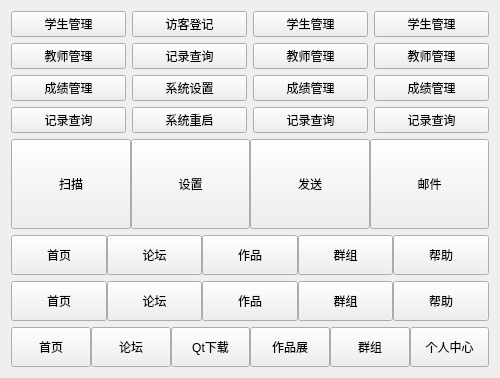
<?xml version="1.0" encoding="UTF-8"?>
<ui version="4.0">
 <class>frmNavButton</class>
 <widget class="QWidget" name="frmNavButton">
  <property name="geometry">
   <rect>
    <x>0</x>
    <y>0</y>
    <width>500</width>
    <height>373</height>
   </rect>
  </property>
  <property name="minimumSize">
   <size>
    <width>500</width>
    <height>0</height>
   </size>
  </property>
  <property name="maximumSize">
   <size>
    <width>500</width>
    <height>16777215</height>
   </size>
  </property>
  <property name="windowTitle">
   <string>Form</string>
  </property>
  <layout class="QGridLayout" name="gridLayout">
   <item row="0" column="3">
    <widget class="QWidget" name="widgetNav4" native="true">
     <layout class="QVBoxLayout" name="verticalLayout_4">
      <property name="leftMargin">
       <number>0</number>
      </property>
      <property name="topMargin">
       <number>0</number>
      </property>
      <property name="rightMargin">
       <number>0</number>
      </property>
      <property name="bottomMargin">
       <number>0</number>
      </property>
      <item>
       <widget class="NavButton" name="navButton41">
        <property name="text">
         <string>学生管理</string>
        </property>
       </widget>
      </item>
      <item>
       <widget class="NavButton" name="navButton42">
        <property name="text">
         <string>教师管理</string>
        </property>
       </widget>
      </item>
      <item>
       <widget class="NavButton" name="navButton43">
        <property name="text">
         <string>成绩管理</string>
        </property>
       </widget>
      </item>
      <item>
       <widget class="NavButton" name="navButton44">
        <property name="text">
         <string>记录查询</string>
        </property>
       </widget>
      </item>
      <item>
       <spacer name="verticalSpacer4">
        <property name="orientation">
         <enum>Qt::Vertical</enum>
        </property>
        <property name="sizeHint" stdset="0">
         <size>
          <width>20</width>
          <height>94</height>
         </size>
        </property>
       </spacer>
      </item>
     </layout>
    </widget>
   </item>
   <item row="2" column="0" colspan="4">
    <widget class="QWidget" name="widgetNav5" native="true">
     <property name="minimumSize">
      <size>
       <width>0</width>
       <height>40</height>
      </size>
     </property>
     <property name="maximumSize">
      <size>
       <width>16777215</width>
       <height>40</height>
      </size>
     </property>
     <layout class="QHBoxLayout" name="horizontalLayout">
      <property name="spacing">
       <number>0</number>
      </property>
      <property name="leftMargin">
       <number>0</number>
      </property>
      <property name="topMargin">
       <number>0</number>
      </property>
      <property name="rightMargin">
       <number>0</number>
      </property>
      <property name="bottomMargin">
       <number>0</number>
      </property>
      <item>
       <widget class="NavButton" name="navButton51">
        <property name="sizePolicy">
         <sizepolicy hsizetype="Minimum" vsizetype="Expanding">
          <horstretch>0</horstretch>
          <verstretch>0</verstretch>
         </sizepolicy>
        </property>
        <property name="text">
         <string>首页</string>
        </property>
       </widget>
      </item>
      <item>
       <widget class="NavButton" name="navButton52">
        <property name="sizePolicy">
         <sizepolicy hsizetype="Minimum" vsizetype="Expanding">
          <horstretch>0</horstretch>
          <verstretch>0</verstretch>
         </sizepolicy>
        </property>
        <property name="text">
         <string>论坛</string>
        </property>
       </widget>
      </item>
      <item>
       <widget class="NavButton" name="navButton53">
        <property name="sizePolicy">
         <sizepolicy hsizetype="Minimum" vsizetype="Expanding">
          <horstretch>0</horstretch>
          <verstretch>0</verstretch>
         </sizepolicy>
        </property>
        <property name="text">
         <string>作品</string>
        </property>
       </widget>
      </item>
      <item>
       <widget class="NavButton" name="navButton54">
        <property name="sizePolicy">
         <sizepolicy hsizetype="Minimum" vsizetype="Expanding">
          <horstretch>0</horstretch>
          <verstretch>0</verstretch>
         </sizepolicy>
        </property>
        <property name="text">
         <string>群组</string>
        </property>
       </widget>
      </item>
      <item>
       <widget class="NavButton" name="navButton55">
        <property name="sizePolicy">
         <sizepolicy hsizetype="Minimum" vsizetype="Expanding">
          <horstretch>0</horstretch>
          <verstretch>0</verstretch>
         </sizepolicy>
        </property>
        <property name="text">
         <string>帮助</string>
        </property>
       </widget>
      </item>
     </layout>
    </widget>
   </item>
   <item row="0" column="1">
    <widget class="QWidget" name="widgetNav2" native="true">
     <layout class="QVBoxLayout" name="verticalLayout_2">
      <property name="leftMargin">
       <number>0</number>
      </property>
      <property name="topMargin">
       <number>0</number>
      </property>
      <property name="rightMargin">
       <number>0</number>
      </property>
      <property name="bottomMargin">
       <number>0</number>
      </property>
      <item>
       <widget class="NavButton" name="navButton21">
        <property name="text">
         <string>访客登记</string>
        </property>
       </widget>
      </item>
      <item>
       <widget class="NavButton" name="navButton22">
        <property name="text">
         <string>记录查询</string>
        </property>
       </widget>
      </item>
      <item>
       <widget class="NavButton" name="navButton23">
        <property name="text">
         <string>系统设置</string>
        </property>
       </widget>
      </item>
      <item>
       <widget class="NavButton" name="navButton24">
        <property name="text">
         <string>系统重启</string>
        </property>
       </widget>
      </item>
      <item>
       <spacer name="verticalSpacer2">
        <property name="orientation">
         <enum>Qt::Vertical</enum>
        </property>
        <property name="sizeHint" stdset="0">
         <size>
          <width>20</width>
          <height>94</height>
         </size>
        </property>
       </spacer>
      </item>
     </layout>
    </widget>
   </item>
   <item row="0" column="2">
    <widget class="QWidget" name="widgetNav3" native="true">
     <layout class="QVBoxLayout" name="verticalLayout_3">
      <property name="spacing">
       <number>6</number>
      </property>
      <property name="leftMargin">
       <number>0</number>
      </property>
      <property name="topMargin">
       <number>0</number>
      </property>
      <property name="rightMargin">
       <number>0</number>
      </property>
      <property name="bottomMargin">
       <number>0</number>
      </property>
      <item>
       <widget class="NavButton" name="navButton31">
        <property name="text">
         <string>学生管理</string>
        </property>
       </widget>
      </item>
      <item>
       <widget class="NavButton" name="navButton32">
        <property name="text">
         <string>教师管理</string>
        </property>
       </widget>
      </item>
      <item>
       <widget class="NavButton" name="navButton33">
        <property name="text">
         <string>成绩管理</string>
        </property>
       </widget>
      </item>
      <item>
       <widget class="NavButton" name="navButton34">
        <property name="text">
         <string>记录查询</string>
        </property>
       </widget>
      </item>
      <item>
       <spacer name="verticalSpacer3">
        <property name="orientation">
         <enum>Qt::Vertical</enum>
        </property>
        <property name="sizeHint" stdset="0">
         <size>
          <width>20</width>
          <height>94</height>
         </size>
        </property>
       </spacer>
      </item>
     </layout>
    </widget>
   </item>
   <item row="3" column="0" colspan="4">
    <widget class="QWidget" name="widgetNav6" native="true">
     <property name="minimumSize">
      <size>
       <width>0</width>
       <height>40</height>
      </size>
     </property>
     <property name="maximumSize">
      <size>
       <width>16777215</width>
       <height>40</height>
      </size>
     </property>
     <layout class="QHBoxLayout" name="horizontalLayout_3">
      <property name="spacing">
       <number>0</number>
      </property>
      <property name="leftMargin">
       <number>0</number>
      </property>
      <property name="topMargin">
       <number>0</number>
      </property>
      <property name="rightMargin">
       <number>0</number>
      </property>
      <property name="bottomMargin">
       <number>0</number>
      </property>
      <item>
       <widget class="NavButton" name="navButton61">
        <property name="sizePolicy">
         <sizepolicy hsizetype="Minimum" vsizetype="Expanding">
          <horstretch>0</horstretch>
          <verstretch>0</verstretch>
         </sizepolicy>
        </property>
        <property name="text">
         <string>首页</string>
        </property>
       </widget>
      </item>
      <item>
       <widget class="NavButton" name="navButton62">
        <property name="sizePolicy">
         <sizepolicy hsizetype="Minimum" vsizetype="Expanding">
          <horstretch>0</horstretch>
          <verstretch>0</verstretch>
         </sizepolicy>
        </property>
        <property name="text">
         <string>论坛</string>
        </property>
       </widget>
      </item>
      <item>
       <widget class="NavButton" name="navButton63">
        <property name="sizePolicy">
         <sizepolicy hsizetype="Minimum" vsizetype="Expanding">
          <horstretch>0</horstretch>
          <verstretch>0</verstretch>
         </sizepolicy>
        </property>
        <property name="text">
         <string>作品</string>
        </property>
       </widget>
      </item>
      <item>
       <widget class="NavButton" name="navButton64">
        <property name="sizePolicy">
         <sizepolicy hsizetype="Minimum" vsizetype="Expanding">
          <horstretch>0</horstretch>
          <verstretch>0</verstretch>
         </sizepolicy>
        </property>
        <property name="text">
         <string>群组</string>
        </property>
       </widget>
      </item>
      <item>
       <widget class="NavButton" name="navButton65">
        <property name="sizePolicy">
         <sizepolicy hsizetype="Minimum" vsizetype="Expanding">
          <horstretch>0</horstretch>
          <verstretch>0</verstretch>
         </sizepolicy>
        </property>
        <property name="text">
         <string>帮助</string>
        </property>
       </widget>
      </item>
     </layout>
    </widget>
   </item>
   <item row="0" column="0">
    <widget class="QWidget" name="widgetNav1" native="true">
     <layout class="QVBoxLayout" name="verticalLayout">
      <property name="leftMargin">
       <number>0</number>
      </property>
      <property name="topMargin">
       <number>0</number>
      </property>
      <property name="rightMargin">
       <number>0</number>
      </property>
      <property name="bottomMargin">
       <number>0</number>
      </property>
      <item>
       <widget class="NavButton" name="navButton11">
        <property name="text">
         <string>学生管理</string>
        </property>
       </widget>
      </item>
      <item>
       <widget class="NavButton" name="navButton12">
        <property name="text">
         <string>教师管理</string>
        </property>
       </widget>
      </item>
      <item>
       <widget class="NavButton" name="navButton13">
        <property name="text">
         <string>成绩管理</string>
        </property>
       </widget>
      </item>
      <item>
       <widget class="NavButton" name="navButton14">
        <property name="text">
         <string>记录查询</string>
        </property>
       </widget>
      </item>
      <item>
       <spacer name="verticalSpacer1">
        <property name="orientation">
         <enum>Qt::Vertical</enum>
        </property>
        <property name="sizeHint" stdset="0">
         <size>
          <width>20</width>
          <height>71</height>
         </size>
        </property>
       </spacer>
      </item>
     </layout>
    </widget>
   </item>
   <item row="4" column="0" colspan="4">
    <widget class="QWidget" name="widgetNav7" native="true">
     <property name="minimumSize">
      <size>
       <width>0</width>
       <height>40</height>
      </size>
     </property>
     <property name="maximumSize">
      <size>
       <width>16777215</width>
       <height>40</height>
      </size>
     </property>
     <layout class="QHBoxLayout" name="horizontalLayout_2">
      <property name="spacing">
       <number>0</number>
      </property>
      <property name="leftMargin">
       <number>0</number>
      </property>
      <property name="topMargin">
       <number>0</number>
      </property>
      <property name="rightMargin">
       <number>0</number>
      </property>
      <property name="bottomMargin">
       <number>0</number>
      </property>
      <item>
       <widget class="NavButton" name="navButton71">
        <property name="sizePolicy">
         <sizepolicy hsizetype="Minimum" vsizetype="Expanding">
          <horstretch>0</horstretch>
          <verstretch>0</verstretch>
         </sizepolicy>
        </property>
        <property name="text">
         <string>首页</string>
        </property>
       </widget>
      </item>
      <item>
       <widget class="NavButton" name="navButton72">
        <property name="sizePolicy">
         <sizepolicy hsizetype="Minimum" vsizetype="Expanding">
          <horstretch>0</horstretch>
          <verstretch>0</verstretch>
         </sizepolicy>
        </property>
        <property name="text">
         <string>论坛</string>
        </property>
       </widget>
      </item>
      <item>
       <widget class="NavButton" name="navButton73">
        <property name="sizePolicy">
         <sizepolicy hsizetype="Minimum" vsizetype="Expanding">
          <horstretch>0</horstretch>
          <verstretch>0</verstretch>
         </sizepolicy>
        </property>
        <property name="text">
         <string>Qt下载</string>
        </property>
       </widget>
      </item>
      <item>
       <widget class="NavButton" name="navButton74">
        <property name="sizePolicy">
         <sizepolicy hsizetype="Minimum" vsizetype="Expanding">
          <horstretch>0</horstretch>
          <verstretch>0</verstretch>
         </sizepolicy>
        </property>
        <property name="text">
         <string>作品展</string>
        </property>
       </widget>
      </item>
      <item>
       <widget class="NavButton" name="navButton75">
        <property name="sizePolicy">
         <sizepolicy hsizetype="Minimum" vsizetype="Expanding">
          <horstretch>0</horstretch>
          <verstretch>0</verstretch>
         </sizepolicy>
        </property>
        <property name="text">
         <string>群组</string>
        </property>
       </widget>
      </item>
      <item>
       <widget class="NavButton" name="navButton76">
        <property name="sizePolicy">
         <sizepolicy hsizetype="Minimum" vsizetype="Expanding">
          <horstretch>0</horstretch>
          <verstretch>0</verstretch>
         </sizepolicy>
        </property>
        <property name="text">
         <string>个人中心</string>
        </property>
       </widget>
      </item>
     </layout>
    </widget>
   </item>
   <item row="1" column="0" colspan="4">
    <widget class="QWidget" name="widgetNav8" native="true">
     <property name="minimumSize">
      <size>
       <width>0</width>
       <height>90</height>
      </size>
     </property>
     <property name="maximumSize">
      <size>
       <width>16777215</width>
       <height>90</height>
      </size>
     </property>
     <layout class="QHBoxLayout" name="horizontalLayout_4">
      <property name="spacing">
       <number>0</number>
      </property>
      <property name="leftMargin">
       <number>0</number>
      </property>
      <property name="topMargin">
       <number>0</number>
      </property>
      <property name="rightMargin">
       <number>0</number>
      </property>
      <property name="bottomMargin">
       <number>0</number>
      </property>
      <item>
       <widget class="NavButton" name="navButton77">
        <property name="sizePolicy">
         <sizepolicy hsizetype="Minimum" vsizetype="Expanding">
          <horstretch>0</horstretch>
          <verstretch>0</verstretch>
         </sizepolicy>
        </property>
        <property name="text">
         <string>扫描</string>
        </property>
       </widget>
      </item>
      <item>
       <widget class="NavButton" name="navButton78">
        <property name="sizePolicy">
         <sizepolicy hsizetype="Minimum" vsizetype="Expanding">
          <horstretch>0</horstretch>
          <verstretch>0</verstretch>
         </sizepolicy>
        </property>
        <property name="text">
         <string>设置</string>
        </property>
       </widget>
      </item>
      <item>
       <widget class="NavButton" name="navButton79">
        <property name="sizePolicy">
         <sizepolicy hsizetype="Minimum" vsizetype="Expanding">
          <horstretch>0</horstretch>
          <verstretch>0</verstretch>
         </sizepolicy>
        </property>
        <property name="text">
         <string>发送</string>
        </property>
       </widget>
      </item>
      <item>
       <widget class="NavButton" name="navButton80">
        <property name="sizePolicy">
         <sizepolicy hsizetype="Minimum" vsizetype="Expanding">
          <horstretch>0</horstretch>
          <verstretch>0</verstretch>
         </sizepolicy>
        </property>
        <property name="text">
         <string>邮件</string>
        </property>
       </widget>
      </item>
     </layout>
    </widget>
   </item>
  </layout>
 </widget>
 <customwidgets>
  <customwidget>
   <class>NavButton</class>
   <extends>QPushButton</extends>
   <header location="global">navbutton.h</header>
  </customwidget>
 </customwidgets>
 <resources/>
 <connections/>
</ui>
